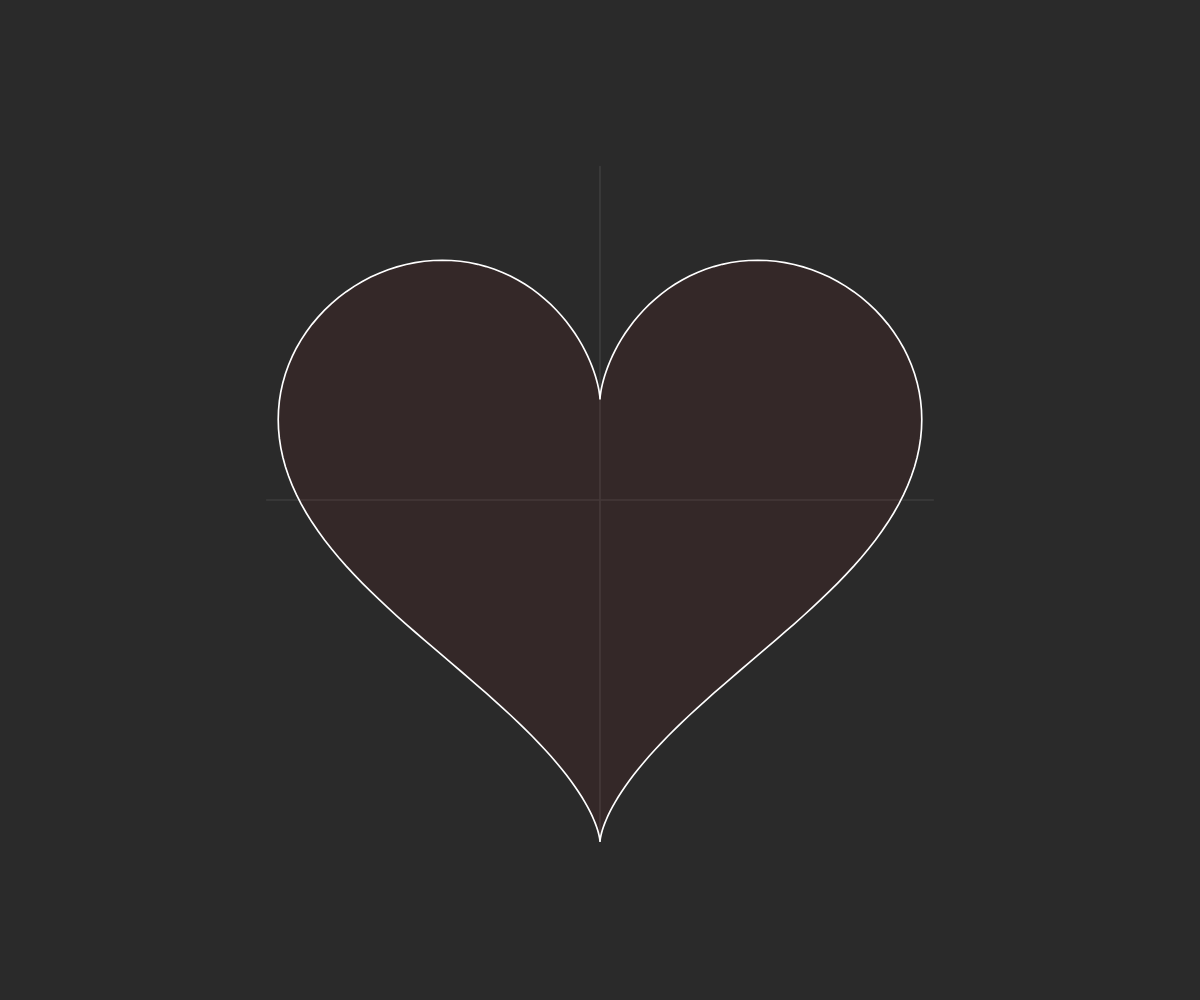
Frame 1 (no input)
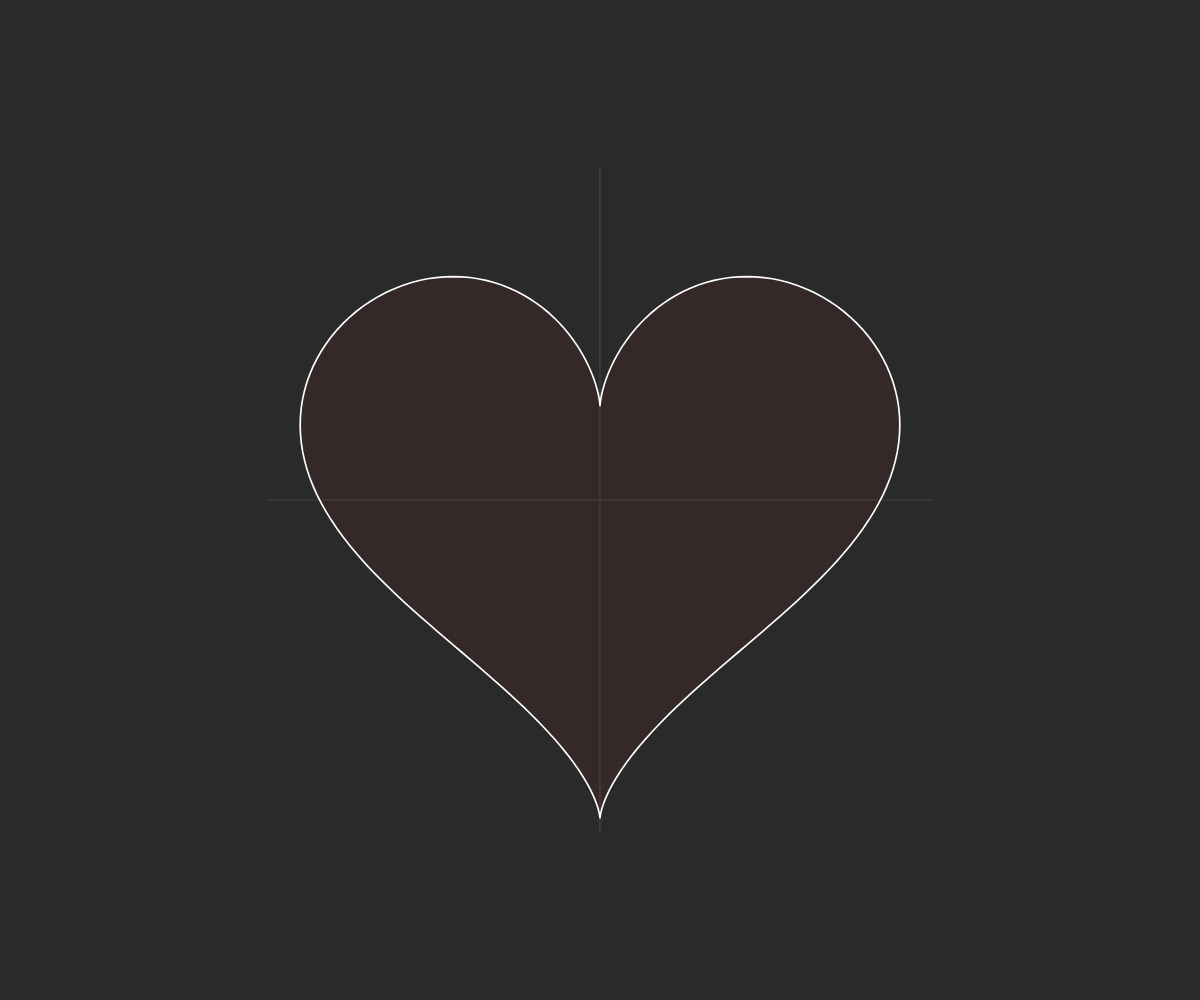
Frame 60 (no input)
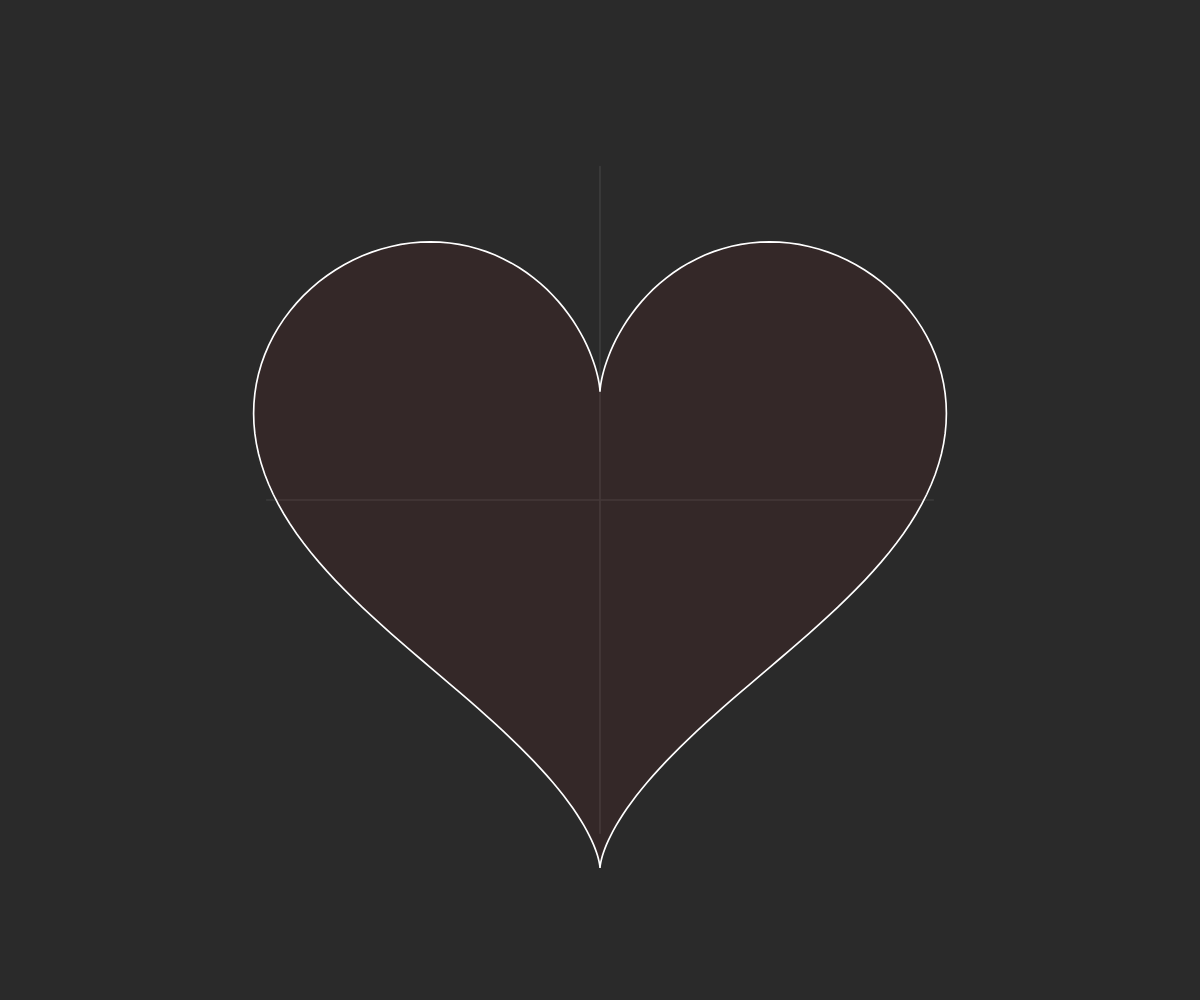
Frame 120 (the mouse pressed at the canvas centre since frame 60)

The p5.js sketch that drew these frames (run headless with seeded random() and noise() and a simulated clock; from frame 60 on, the mouse is pressed at the canvas centre):

// p5.js sketch
// ── sketch.js
function windowResized() {
  resizeCanvas(windowWidth, windowHeight);
}

function setup() {
  createCanvas(windowWidth, windowHeight);
  pixelDensity(1);
}

function draw() {
  background(42);
  
  translate(width/2, height/2);
  scale(min(width, height)/3);
  scale(1, -1);
  
  fill(200, 0, 0, 15);
  strokeWeight(0.005);
  
  stroke(60);
  line(-1, 0, 1, 0);
  line(0, -1, 0, 1);
  
  stroke(255);
  beginShape();
  const size = 0.06 + 0.005 * (sin(millis()/1000*4));
  for (let a = -PI; a < PI; a += TWO_PI/256) {
    const x = (16*pow(sin(a), 3)) * size;
    const y = (13*cos(a) - 5*cos(2*a) - 2*cos(3*a) - cos(4*a)) * size;
    vertex(x, y);
  }
  endShape(CLOSE);
}
